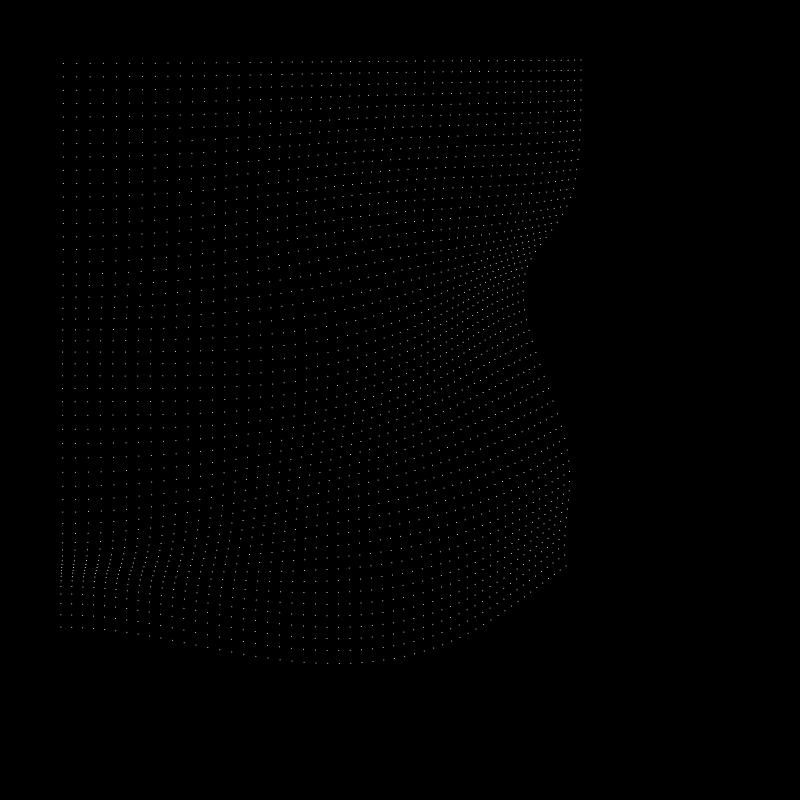
Frame 1 (no input)
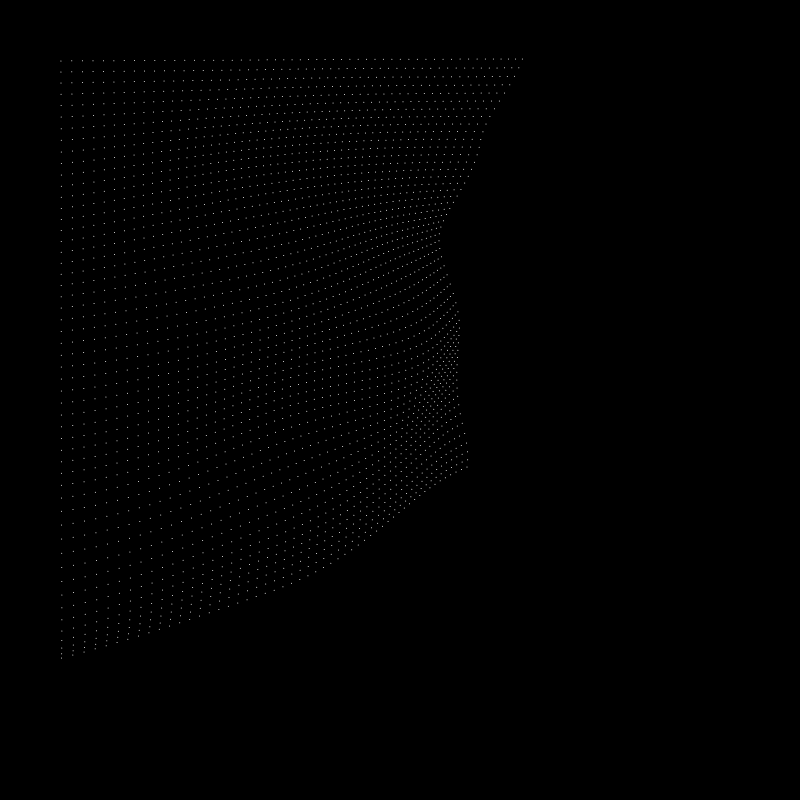
Frame 60 (no input)
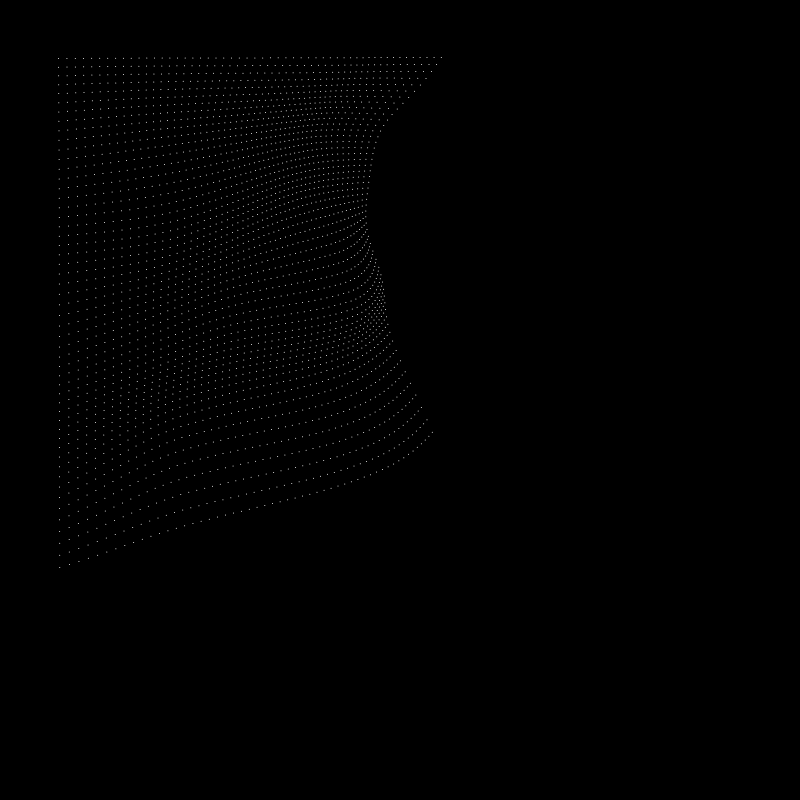
Frame 120 (the mouse pressed at the canvas centre since frame 60)

The p5.js sketch that drew these frames (run headless with seeded random() and noise() and a simulated clock; from frame 60 on, the mouse is pressed at the canvas centre):

// p5.js sketch
// ── sketch.js
let t = 0;
let toggle = false;

function setup() {
  canvas = createCanvas(800, 800);
  canvas.mouseClicked(click);
}

function draw() {
  let increment = 0.01;
  let noiseScale = 20;
  
  background('black');
  let yOffset = 0;
  for (let j = 1; j < ((height)/15); j++) {
    let xOffset = 0;
    for (let i = 1; i < ((width)/15); i++) {
      
      stroke('white');
      noiseDetail(4);
      n = noise(t + xOffset, t + yOffset) * noiseScale;
      point(i*n+50, j*n+50);
    
      xOffset += increment/2;
    }
    yOffset += increment;
  }
  t += 0.0025;
}

function click() {
  toggle = !toggle;
  if (toggle == false) {
      loop();
    } else {
      noLoop();
    }
}
